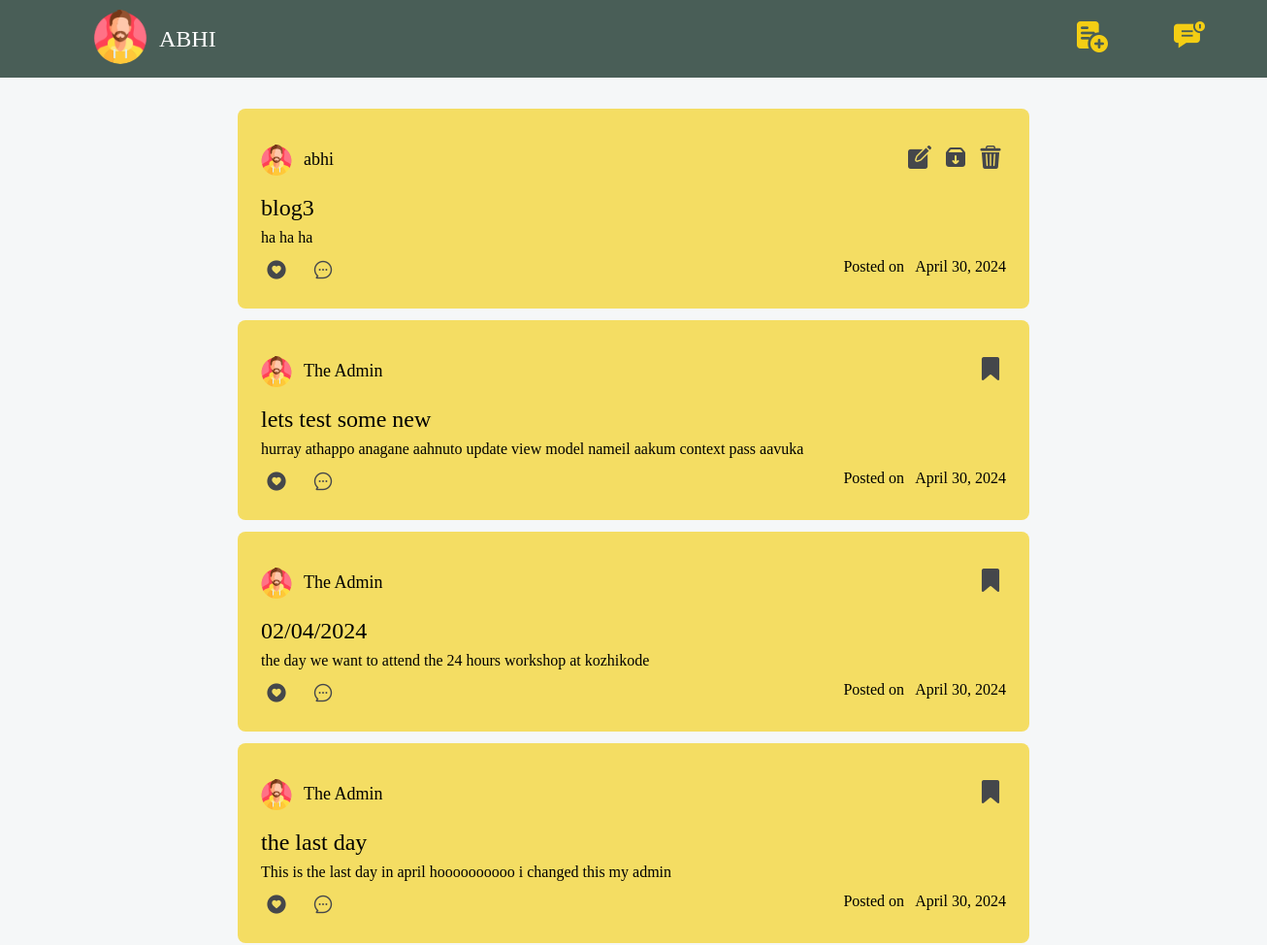
Before: / (signed in, upper part) with the older database file.
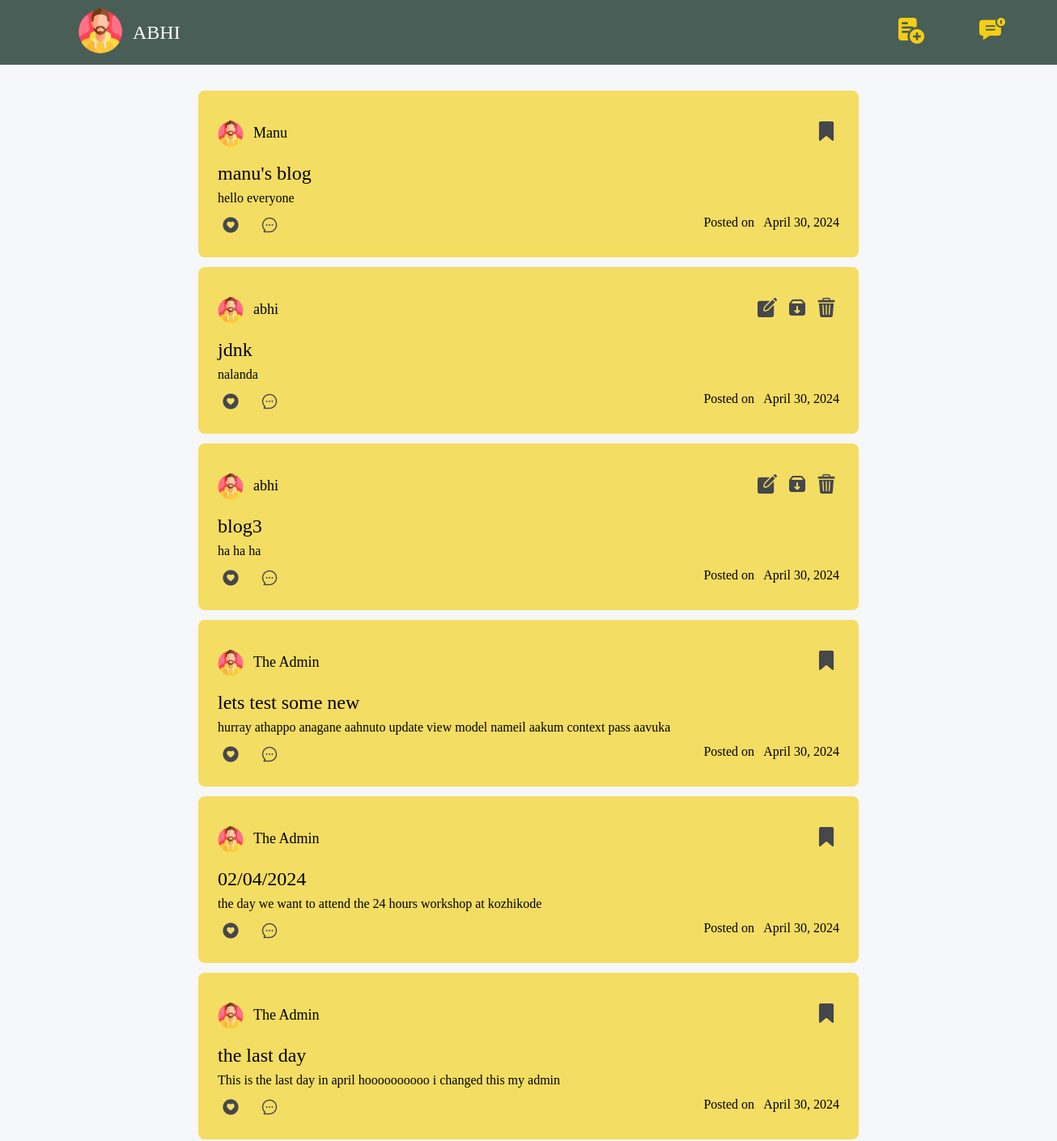
After: the same page with the newer database file.
### blogs/models.py (models this page shows, shortened)
class Blog(models.Model):
    title = models.CharField(max_length=100)
    desc = models.TextField()
    date_posted = models.DateField()
    is_archived = models.BooleanField(default=False)
    owner = models.ForeignKey(User, on_delete=models.CASCADE)

### blogs/views.py (the view)
# urls.py: 2. Add a URL to urlpatterns:  path('', Home.as_view(), name='home')
class Home(LoginRequiredMixin, ListView):
    model : Blog
    template_name = 'blog/home.html'
    context_object_name = 'blogs'
    login_url = 'register-account'
    redirect_field_name = 'redirected_to'
    def get_queryset(self):
        return Blog.objects.filter(is_archived = False).order_by('-pk')
    def get_context_data(self, **kwargs):
        context = super().get_context_data(**kwargs)
        comments = Comment.objects.all()
        context['comments_dict'] = comments  # Pass comments dictionary to the template
        return context

### blogs/templates/blog/home.html (shortened to what this page needs)
{% load static %}
<!DOCTYPE html>
<html lang="en">
<head>
    <head>
    </head>
<body>
    <nav>
        <div class="left">
            <a href="{% url 'profile' %}"><img src="{% static "images/man.png" %}" alt="avatar" class="circle-avatar"></a>
            <p class="user-title">{{ request.user.first_name }}</p>
        </div>
        <div class="right">
            <a href="{% url 'blog-create' %}"><img src="{% static 'images/add.png' %}" alt="add" class="nav-icon"></a>
            <img src="{% static 'images/chat.png' %}" alt="add" class="nav-icon" id="btn-notification">
        </div>
    </nav>
    <section>
        {% for blog in blogs %}
            {% if blog.owner == request.user %}
                <div class="card">
                    <div class="card-header">
                        <div class="left">
                            <img src="{% static "images/man.png" %}" alt="profile" class="profile-img">
                            <p class="user-name">{{ blog.owner.first_name }}</p>
                        </div>
                        <div class="right">
                            <a href="{% url "blog-update" pk=blog.pk %}" class="edit"><img src="{% static "images/editing.png" %}" alt="menu" class="icon-btn" id="opt-btn"></a>
                            <a href="{% url "blog-archive" pk=blog.pk %}" class="archive"><img src="{% static "images/archive.png" %}" alt="menu" class="icon-btn" id="opt-btn"></a>
                            <a href="{% url "blog-delete" pk=blog.pk %}" class="delete"><img src="{% static "images/bin.png" %}" alt="menu" class="icon-btn" id="opt-btn"></a>
                        </div>
                    </div>
                    <div class="card-body">
                        <div class="card-title">{{blog.title}}</div>
                        <div class="card-desc">{{blog.desc}}</div>
                    </div>
                    <div class="card-footer">
                        <div class="left">
                            <img src="{% static 'images/thumbs-up.png' %}" alt="like" class="icon-btn like-button" data-blog-id="{{ blog.pk }}">
                            <img src="{% static "images/comment.png" %}" alt="comment" class="icon-btn comment-toggle" id="comment-btn">
                        </div>
                        <div>Posted on &nbsp; {{blog.date_posted}}</div>
                    </div>
                </div>
            {% else %}
                <div class="card">
                    <div class="card-header">
                        <div class="left">
                            <img src="{% static "images/man.png" %}" alt="profile" class="profile-img">
                            <p class="user-name">{{ blog.owner.first_name }}</p>
                        </div>
                        <div class="right">
                            <a href="{% url "blog-save" pk=blog.pk %}"><img src="{% static "images/bookmark.png" %}" alt="menu" class="icon-btn" id="opt-btn"></a>
                        </div>
                    </div>
                    <div class="card-body">
                        <div class="card-title">{{blog.title}}</div>
                        <div class="card-desc">{{blog.desc}}</div>
                    </div>
                    <div class="card-footer">
                        <div class="left">
                            <img src="{% static 'images/thumbs-up.png' %}" alt="like" class="icon-btn like-button" data-blog-id="{{ blog.pk }}">
                            <img src="{% static "images/comment.png" %}" alt="comment" class="icon-btn comment-toggle" id="comment-btn">
                        </div>
                        <div>Posted on &nbsp; {{blog.date_posted}}</div>
                    </div>
                </div>
            {% endif %}
        {% endfor %}
    </section>
</body>
</html>

Changed rows visible on the page:
added Blog: owner.first_name "Manu", title "manu's blog", desc "hello everyone", date_posted "April 30, 2024"
now on this page (row edited): Blog: owner.first_name "abhi", title "jdnk", desc "nalanda", date_posted "April 30, 2024"
